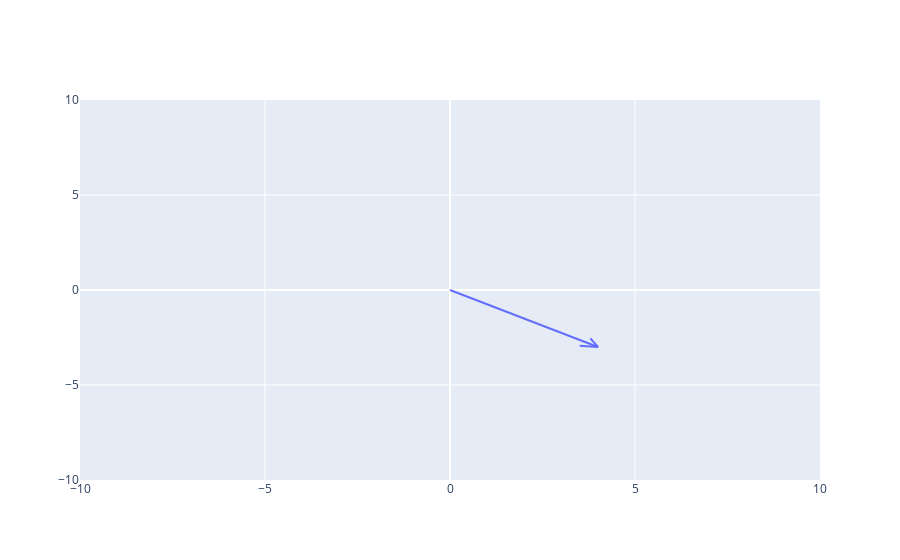

The code cell stored with this chart in its notebook:
### Markdown cell above
## [45] Unit Vectors and Basis Vectors\
***Prerequisite Review***
- To find the length of the vector, take the square root of the components: length of ||$\vec{v}$||(4,-3) = $\sqrt(4^2 + -3^2)$ = 5
- *Similar Vector Triangles* $(\vec{v[0]} / \sqrt(\vec{v[0]^2}+\vec{v[1]^2}))$= $a/1$)\
.

***Unit Vectors***
- Use the ^ notation
- Have a magnitude of 1\
.
- Unit vector is: $\vec{u}$ =  = [  $\vec{v[0]} / \sqrt{\vec{v[0]^2 } + \vec{v[1]^2}}$  ,  $\vec{v[1]} / \sqrt{ \vec{v[0]^2} + \vec{v[1]^2}}$ ] \
.

- Unit vector is also  $\vec{u} = \frac{1}{||\vec{v}||}\vec{v}$, for example: 
    - $\vec{v} = (1,2,3)$\
    .
    - $||\vec{v}|| = \sqrt{(1^2+2^2+3^2)}$\
    .
    - $=\sqrt{14}$\
    .
    - $=\frac{1}{\sqrt{14}}
\begin{bmatrix}
1 \\
2 \\
3 \\
\end{bmatrix}$\
.
    - $\begin{bmatrix}
1/\sqrt14 \\
2/\sqrt14 \\
3/\sqrt14 \\
\end{bmatrix}$

***Basis Vectors***
- i,j,k... notation
- each character represents a single unit of each dimension eg. $a = i+ 3j +6k = \begin{bmatrix}1&3&6\end{bmatrix}$

### Code cell
import plotly.figure_factory as ff

import numpy as np

arr = np.array([a,b,c])

#translate column 1 by length and direction of column 0
x = np.array([[0],
             [0], 
             [4],
             [-3]
             ])

fig = ff.create_quiver(x[0], x[1], x[2],x[3],scale=1,arrow_scale=0.1,angle=0.5)
fig.update_xaxes(range=[-10, 10])
fig.update_yaxes(range=[-10, 10])
fig.show()

### Figure 1 — Plotly figure (JSON) as saved in the notebook; plotly's stock layout.template omitted (floating-point values rounded to 4 significant figures)
{"data": [{"mode": "lines", "type": "scatter", "x": [0, 4, null, 3.505, 4, 3.793, null], "y": [0, -3, null, -2.928, -3, -2.545, null]}], "layout": {"hovermode": "closest", "xaxis": {"range": [-10, 10]}, "yaxis": {"range": [-10, 10]}}}
